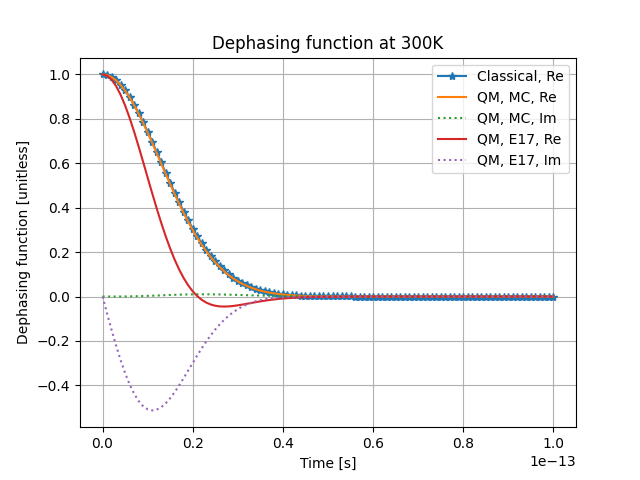

Reproduce this figure in Python.
import numpy as np
import matplotlib.pyplot as plt
import math
from scipy.fft import fft, ifft
from scipy.integrate import simpson

from allFunc import *

T = 300

dt = 1e-15                                         # in s
t_range = np.arange(0.0, 1e-13+dt, dt)             # in s
# erf param
cutoff = 5e-12                                     # in s
slope = 0.01

domega = 0.1e-3                                    # in eV
w_range = np.arange(1., 3., domega)                # in eV

exc_E = 0.080311203446                             # in Hartree
exc_E *= AUTOJ                                     # in J

phonon_filename = "w.dat"
coupling_filename = "Vklq-diabatic.dat"

BETA = 1./ (KB * T)

# Reading frequency and coupling matrix element data
nExc = 20
phonons = read_w(phonon_filename)
coupling = read_Vklq(coupling_filename, len(phonons), nExc)
phonons = phonons[6:]
V = coupling[6:, 0]
delta_range = (V) / phonons**2
print(delta_range)
print("DONE reading")

reorg_E = reorg_E(delta_range, phonons)

# Calculating the dephasing function
(F_t_Re, F_t_Im) = calc_dephasing_F_MC_classical(t_range, delta_range, phonons, T)
print("DONE calc_dephasing_F_MC_classical")
print(t_range)
print(F_t_Re)
plt.clf()
plt.plot(t_range, F_t_Re, "*-", label="Classical, Re")
# plt.plot(t_range, F_t_Im, label="Im")

(F_t_Re, F_t_Im) = calc_dephasing_F_MC(t_range, delta_range, phonons, T)
print("DONE calc_dephasing_F_MC_QM")
plt.plot(t_range, F_t_Re, label="QM, MC, Re")
plt.plot(t_range, F_t_Im, ":", label="QM, MC, Im")

(F_t_Re, F_t_Im) = calc_dephasing_F_E17(t_range, delta_range, phonons, T)
print("DONE calc_dephasing_F_E17_QM")
plt.plot(t_range, F_t_Re, label="QM, E17, Re")
plt.plot(t_range, F_t_Im, ":", label="QM, E17, Im")

plt.grid()
plt.title("Dephasing function at 300K")
plt.xlabel("Time [s]")
plt.ylabel("Dephasing function [unitless]")
plt.legend()
plt.savefig("test_highT.png")
